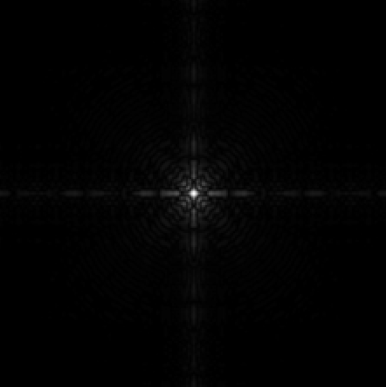
#> input picture Prácticas/Practica03/imagenes/ImagenFourier.png, 386 x 387 px, given in place of tungsten_2.jpg, which was not available
$ python Main.py
#> lines starting #> are read from the running program, lines starting #| are printed output that depends on the picture; pictures that were not available may be replaced by others from this repository, and a replacement may not be noted
### Prácticas/Practica03/src/Ejercicio1.py
"""
Módulo: Transformaciones y Ecualización de Histograma
Autor: Hermes Alberto Delgado Díaz
319258613

Descripción:
    Implementa diversas transformaciones de intensidad para imágenes en escala de grises,
    incluyendo negativo, logarítmica, exponencial, potencia y ecualización del histograma.

Dependencias:
    - numpy
    - matplotlib.pyplot
    - skimage.io
    - random
"""

import matplotlib.pyplot as plt
import numpy as np
from skimage import io
import random


def histograma(imagen: np.ndarray) -> dict:
    """
    Calcula el histograma de una imagen en escala de grises.

    El histograma representa la distribución de frecuencias de los niveles
    de intensidad (0-255) presentes en la imagen.

    Args:
        imagen (np.ndarray): Imagen en escala de grises como array de NumPy.
                            Puede ser de cualquier tipo numérico.

    Returns:
        dict: Diccionario donde las claves son niveles de intensidad (0-255)
              y los valores son la frecuencia (cantidad de píxeles) de cada nivel.
    """
    imagen256 = imagen.astype(np.uint8)

    histograma_dict = {i: 0 for i in range(256)}
    y, x = imagen.shape
    for j in range (0,y):
        for i in range(0,x):
            histograma_dict[imagen256[j][i]] += 1
    return histograma_dict

def mostrar_imagen_e_histograma(imagen: np.ndarray, hist_dict: dict, titulo: str = "Imagen"):
    """
    Visualiza una imagen junto con su histograma en una figura de dos paneles.

    Args:
        imagen (np.ndarray): Imagen en escala de grises a visualizar.
        hist_dict (dict): Diccionario con el histograma de la imagen.
        titulo (str, optional): Título general de la figura. Por defecto "Imagen".

    Returns:
        None: Muestra la figura usando matplotlib.pyplot.show()
    """

    fig, (ax1, ax2) = plt.subplots(1, 2, figsize=(12, 5))
    fig.suptitle(titulo, fontsize=14, fontweight='bold')

    ax1.imshow(imagen, cmap='gray')
    ax1.set_title('Imagen')
    ax1.axis('off')

    niveles = list(hist_dict.keys())
    frecuencias = list(hist_dict.values())
    ax2.bar(niveles, frecuencias, width=1, color='blue', alpha=0.7)
    ax2.set_title('Histograma')
    ax2.set_xlabel('Nivel de intensidad')
    ax2.set_ylabel('Frecuencia')
    ax2.grid(True, alpha=0.3)

    plt.tight_layout()
    plt.show()

def mostrar_comparacion_ecualizacion(imagen_original: np.ndarray, imagen_ecualizada: np.ndarray, hist_original: dict, hist_ecualizado: dict):
    """
    Visualiza la comparación entre una imagen original y su versión ecualizada.

    Crea una figura con 4 paneles que muestra:
    - Superior izquierda: Imagen original
    - Superior derecha: Histograma original
    - Inferior izquierda: Imagen ecualizada
    - Inferior derecha: Histograma ecualizado

    Args:
        imagen_original (np.ndarray): Imagen original en escala de grises.
        imagen_ecualizada (np.ndarray): Imagen después de ecualización.
        hist_original (dict): Histograma de la imagen original.
        hist_ecualizado (dict): Histograma de la imagen ecualizada.

    Returns:
        None: Muestra la figura comparativa.
    """

    fig, axes = plt.subplots(2, 2, figsize=(14, 10))
    fig.suptitle('Ecualización del Histograma', fontsize=16, fontweight='bold')

    # Imagen original
    axes[0, 0].imshow(imagen_original, cmap='gray')
    axes[0, 0].set_title('Imagen Original')
    axes[0, 0].axis('off')

    # Histograma original
    niveles_orig = list(hist_original.keys())
    frecuencias_orig = list(hist_original.values())
    axes[0, 1].bar(niveles_orig, frecuencias_orig, width=1, color='blue', alpha=0.7)
    axes[0, 1].set_title('Histograma Original')
    axes[0, 1].set_xlabel('Nivel de intensidad')
    axes[0, 1].set_ylabel('Frecuencia')
    axes[0, 1].grid(True, alpha=0.3)

    # Imagen ecualizada
    axes[1, 0].imshow(imagen_ecualizada, cmap='gray')
    axes[1, 0].set_title('Imagen Ecualizada')
    axes[1, 0].axis('off')

    # Histograma ecualizado
    niveles_ecua = list(hist_ecualizado.keys())
    frecuencias_ecua = list(hist_ecualizado.values())
    axes[1, 1].bar(niveles_ecua, frecuencias_ecua, width=1, color='green', alpha=0.7)
    axes[1, 1].set_title('Histograma Ecualizado')
    axes[1, 1].set_xlabel('Nivel de intensidad')
    axes[1, 1].set_ylabel('Frecuencia')
    axes[1, 1].grid(True, alpha=0.3)

    plt.tight_layout()
    plt.show()

def negativo(imagen: np.ndarray) -> np.ndarray:
    """
    Aplica transformación negativa a la imagen.

    Esta transformación invierte los niveles de intensidad, convirtiendo
    píxeles oscuros en claros y viceversa.

    Args:
        imagen (np.ndarray): Imagen en escala de grises (0-255).

    Returns:
        np.ndarray: Imagen negativa con tipo uint8.
    """

    imagen_negativo = np.zeros(imagen.shape, dtype=np.uint8)
    y,x = imagen_negativo.shape
    for j in range (0,y):
        for i in range(0,x):
            imagen_negativo[j][i] = 255 - imagen[j][i]
    return imagen_negativo

def logaritmica(imagen: np.ndarray) -> np.ndarray:
    """
    Aplica transformación logarítmica a la imagen.

    Fórmula: s = c * log(1 + r)
    donde:
    - r: intensidad original
    - s: intensidad transformada
    - c: constante de escalamiento = 255 / log(1 + max(r))

    Esta transformación expande los valores de intensidad bajos (oscuros)
    y comprime los valores altos (claros). Útil para mejorar detalles
    en regiones oscuras.

    Args:
        imagen (np.ndarray): Imagen en escala de grises.

    Returns:
        np.ndarray: Imagen transformada con tipo uint8.
    """

    imagen = imagen.astype(np.uint8)

    imagen_logaritmica = np.zeros(imagen.shape, dtype=np.float64)

    img_max = float(np.max(imagen))

    if img_max == 0:
        return imagen.copy()

    c = 255.0 / np.log(1.0 + img_max)

    y, x = imagen.shape
    for j in range(0, y):
        for i in range(0, x):
            imagen_logaritmica[j][i] = c * np.log(1.0 + float(imagen[j][i]))

    return imagen_logaritmica.astype(np.uint8)

def exponencial(imagen: np.ndarray) -> np.ndarray:
    """
    Aplica transformación exponencial a la imagen (inversa de logarítmica).

    Esta transformación comprime valores bajos y expande valores altos.
    Es la inversa de la transformación logarítmica.

    Args:
        imagen (np.ndarray): Imagen en escala de grises.

    Returns:
        np.ndarray: Imagen transformada con tipo uint8.
    """

    imagen_exponencial = np.zeros(imagen.shape, dtype=np.float32)

    imagen_norm = imagen / 255.0
    y, x = imagen.shape
    for j in range(0, y):
        for i in range(0, x):

            imagen_exponencial[j][i] = (np.exp(imagen_norm[j][i]) - 1) / (np.e - 1) * 255
    return imagen_exponencial.astype(np.uint8)

def potencia(imagen: np.ndarray, gamma: float, c: float = 1.0) -> np.ndarray:
    """
    Aplica transformación de potencia (ley gamma) a la imagen.

    El parámetro gamma controla el comportamiento:
    - gamma < 1: Aclara la imagen, expande tonos oscuros
    - gamma = 1: No hay cambio (transformación identidad)
    - gamma > 1: Oscurece la imagen, comprime tonos oscuros

    Args:
        imagen (np.ndarray): Imagen en escala de grises.
        gamma (float): Exponente gamma. Valores típicos: 0.3-3.0
        c (float, optional): Constante de escalamiento. Por defecto 1.0

    Returns:
        np.ndarray: Imagen transformada con tipo uint8.
    """

    imagen_potencia = np.zeros(imagen.shape, dtype=np.float32)

    imagen_norm = imagen / 255.0
    y, x = imagen.shape
    for j in range(0, y):
        for i in range(0, x):

            imagen_potencia[j][i] = c * np.power(imagen_norm[j][i], gamma) * 255
    return imagen_potencia.astype(np.uint8)

def ecualizar_histograma(imagen: np.ndarray) -> np.ndarray:
    """
    Ecualiza el histograma de una imagen para mejorar el contraste.

    La ecualización redistribuye las intensidades para que el histograma
    sea aproximadamente uniforme, utilizando la función de distribución
    acumulativa (CDF) como función de transformación.

    Proceso:
    1. Calcular histograma normalizado (probabilidades)
    2. Calcular CDF (suma acumulativa de probabilidades)
    3. Escalar CDF al rango [0, 255]
    4. Mapear cada píxel usando CDF como tabla de lookup

    Args:
        imagen (np.ndarray): Imagen en escala de grises.

    Returns:
        np.ndarray: Imagen con histograma ecualizado (uint8).
    """

    imagen = imagen.astype(np.uint8)
    y, x = imagen.shape
    total_pixeles = y * x

    hist_dict = histograma(imagen)

    histo = np.array([hist_dict[i] for i in range(256)])
    # Calcular probabilidades
    probabilidad = histo / total_pixeles

    # Calcular CDF (Cumulative Distribution Function - suma acumulativa)
    cdf = np.cumsum(probabilidad)

    # Escalar CDF a rango [0, 255]
    cdf_escalado = (cdf * 255).astype(np.uint8)

    # Mapear cada pixel usando el CDF como tabla de lookup
    imagen_ecualizada = cdf_escalado[imagen]

    return imagen_ecualizada

def inicia_Ejercicio1():
    """
    Función principal que demuestra todas las transformaciones de imagen.

    Esta función:
    1. Selecciona aleatoriamente una imagen de un conjunto predefinido
    2. Muestra información sobre el rango y tipo de datos
    3. Aplica diversas transformaciones de intensidad
    4. Visualiza cada transformación con su histograma

    Transformaciones aplicadas:
    - Negativo (inversión de intensidades)
    - Logarítmica (expande oscuros)
    - Exponencial (expande claros)
    - Potencia con gamma=0.4 (aclara)
    - Potencia con gamma=2.5 (oscurece)
    - Ecualización de histograma (mejora contraste)

    Returns:
        None: Genera múltiples visualizaciones usando matplotlib.
    """

    rutas = [
        "../imagenes/lena.tiff",
        "../imagenes/mamografia.tiff",
        "../imagenes/brain.tiff",
        "../imagenes/granos.png",
        "../imagenes/resonancia.tiff",
        "../imagenes/tungsten_1.jpg",
        "../imagenes/tungsten_2.jpg"
    ]
    print("Iniciando Ejercicio 1: Transformaciones y Ecualización de Histograma")

    ruta_imagen = random.choice(rutas)
    print(f"\nImagen seleccionada: {ruta_imagen}")

    imagen = io.imread(ruta_imagen)
    hist_dict = histograma(imagen)

    # Transformación negativa
    imagen_negativo = negativo(imagen)
    hist_dict_negativo = histograma(imagen_negativo)

    # Transformación logarítmica
    imagen_logaritmica = logaritmica(imagen)
    hist_dict_logaritmica = histograma(imagen_logaritmica)

    # Transformación exponencial
    imagen_exponencial = exponencial(imagen)
    hist_dict_exponencial = histograma(imagen_exponencial)

    # Transformación de potencia con gamma < 1 (aclara)
    imagen_gamma_menor = potencia(imagen, gamma=0.4)
    hist_dict_gamma_menor = histograma(imagen_gamma_menor)

    # Transformación de potencia con gamma > 1 (oscurece)
    imagen_gamma_mayor = potencia(imagen, gamma=2.5)
    hist_dict_gamma_mayor = histograma(imagen_gamma_mayor)

    imagen_ecualizada = ecualizar_histograma(imagen)
    hist_dict_ecualizada = histograma(imagen_ecualizada)
    # Mostrar todas las transformaciones
    mostrar_imagen_e_histograma(imagen, hist_dict, "Original")
    mostrar_imagen_e_histograma(imagen_negativo, hist_dict_negativo, "Negativo")
    mostrar_imagen_e_histograma(imagen_logaritmica, hist_dict_logaritmica, "Logarítmica")
    mostrar_imagen_e_histograma(imagen_exponencial, hist_dict_exponencial, "Exponencial")
    mostrar_imagen_e_histograma(imagen_gamma_menor, hist_dict_gamma_menor, "Potencia gamma=0.4 (aclara)")
    mostrar_imagen_e_histograma(imagen_gamma_mayor, hist_dict_gamma_mayor, "Potencia gamma=2.5 (oscurece)")
    mostrar_imagen_e_histograma(imagen_ecualizada, hist_dict_ecualizada, "Ecualización del Histograma")
    mostrar_comparacion_ecualizacion(imagen, imagen_ecualizada, hist_dict, hist_dict_ecualizada)

### Prácticas/Practica03/src/Main.py
"""
Main.py
Práctica 3 -
Hermes Alberto Delgado Díaz
319258613

Descripción:
    Programa principal que despliega un menú interactivo para ejecutar
    diferentes ejercicios de la Práctica 3. Cada ejercicio está implementado
    en un módulo separado:

        1. Ejercicio 1 (Transfomaciones)
        2. Ejercicio 2 (Filtros y detección de bordes)

    El menú se repite en un ciclo hasta que el usuario decida salir.
"""
import os
import sys
import Ejercicio1
import Ejercicio2

def limpiarPantalla():
    """
    Limpia la pantalla de la terminal.

    En Windows utiliza el comando 'cls'.
    En Linux/Mac utiliza el comando 'clear'.
    """
    os.system("cls" if os.name == "nt" else "clear")

def pausar():
    """
    Pausa la ejecución hasta que el usuario presione ENTER.
    Sirve para que el usuario pueda ver los resultados antes
    de volver al menú.
    """
    input("\nPresiona ENTER para continuar...")

def menu():
    """
    Muestra el menú principal con las opciones de la práctica.
    """
    print("=" * 50)
    print("        PRÁCTICA 3 — MENÚ DE EJERCICIOS")
    print("=" * 50)
    print("1. Ejercicio 1 (Transformaciones)")
    print("2. Ejercicio 2 (Filtros y detección de bordes)")
    print("0. Salir")
    print("-" * 50)

def ejecutarOpcion(opcion):
    """
    Ejecuta el ejercicio seleccionado por el usuario.

    Parámetros
    ----------
    opcion : str
        Cadena que representa la opción elegida en el menú.

    Acciones
    --------
    - "1": Llama a Ejercicio1.iniciaProblema()
    - "2": Llama a Ejercicio2.iniciaProblema()
    - "0": Finaliza el programa
    """
    if opcion == "1":
        Ejercicio1.inicia_Ejercicio1()
    elif opcion == "2":
        Ejercicio2.inicia_Ejercicio2()
    elif opcion == "0":
        print("\nSaliendo... ¡Gracias!")
        sys.exit(0)
    else:
        print("Opción no válida.")
if __name__ == "__main__":
    # Ciclo principal del programa: se repite hasta que el usuario elija salir.
    while True:
        limpiarPantalla()
        menu()
        opcion = input("Elige una opción: ").strip()
#> the answer given: 1
        limpiarPantalla()
        try:
            ejecutarOpcion(opcion)
#> in inicia_Ejercicio1, imagen is the input picture: shape (387, 386); min 0, max 254, mean 2.1
#> in inicia_Ejercicio1, `hist_dict = histograma(imagen)`: hist_dict = 256 items
#> after the loop in negativo, `for j in range (0,y):`:
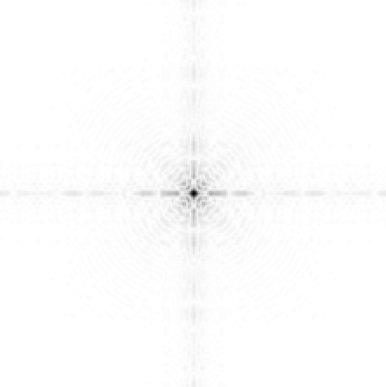
#> imagen_negativo: shape (387, 386); min 1, max 255, mean 252.9
#> in logaritmica, `img_max = float(np.max(imagen))`: img_max = 254
#> in logaritmica, `c = 255.0 / np.log(1.0 + img_max)`: c = 46.02
#> after the loop in logaritmica, `for j in range(0, y):`:
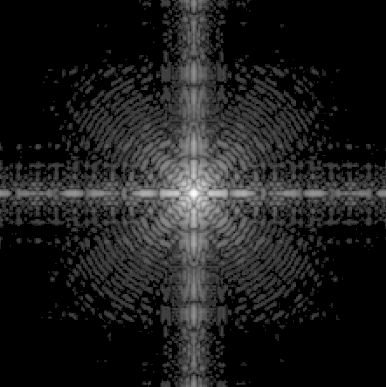
#> imagen_logaritmica: shape (387, 386) float64; min 0, max 255, mean 29.3
#> in inicia_Ejercicio1, `hist_dict_logaritmica = histograma(imagen_logaritmica)`: hist_dict_logaritmica = 256 items
#> after the loop in potencia, `for j in range(0, y):`:
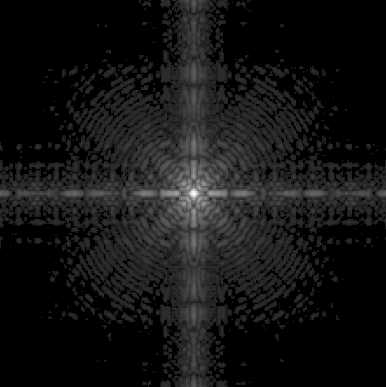
#> imagen_potencia: shape (387, 386) float32; min 0, max 254.6, mean 20.4
#> in ecualizar_histograma, `histo = np.array([hist_dict[i] for i in range(256)])`: histo = 256 values, max 82909 at index 0, min 0 at index 86, mean 583.5
#> in ecualizar_histograma, `probabilidad = histo / total_pixeles`: probabilidad = 256 values, max 0.555 at index 0, min 0 at index 86, mean 0.00391
#> in ecualizar_histograma, `cdf = np.cumsum(probabilidad)`: cdf = 256 values from 0.555 to 1
#> in ecualizar_histograma, `cdf_escalado = (cdf * 255).astype(np.uint8)`: cdf_escalado = 256 values from 141 to 255
#> in ecualizar_histograma, `imagen_ecualizada = cdf_escalado[imagen]`:
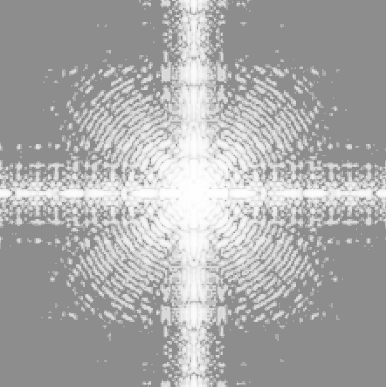
#> imagen_ecualizada: shape (387, 386); min 141, max 255, mean 170.3
#> in inicia_Ejercicio1, `hist_dict_ecualizada = histograma(imagen_ecualizada)`: hist_dict_ecualizada = 256 items
#> in mostrar_imagen_e_histograma, `niveles = list(hist_dict.keys())`: niveles = 256 values from 0 to 255
#> in mostrar_imagen_e_histograma, `frecuencias = list(hist_dict.values())`: frecuencias has the same summary as histo in ecualizar_histograma
#> in mostrar_imagen_e_histograma (call 5), `frecuencias = list(hist_dict.values())`: frecuencias = 256 values, max 82909 at index 0, min 0 at index 1, mean 583.5
#> in mostrar_imagen_e_histograma (call 5), `plt.show()`:
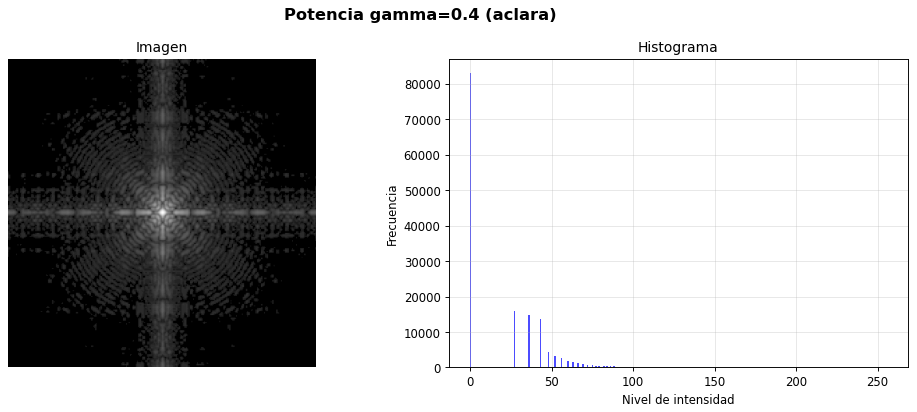
#> figure drawn by matplotlib, 2 panels; panel 2: tallest bar 82909 high, from x = -0.5 to 0.5
#> in mostrar_imagen_e_histograma (call 7), `frecuencias = list(hist_dict.values())`: frecuencias = 256 values, max 82909 at index 141, min 0 at index 0, mean 583.5
#> in mostrar_imagen_e_histograma (call 7), `plt.show()`:
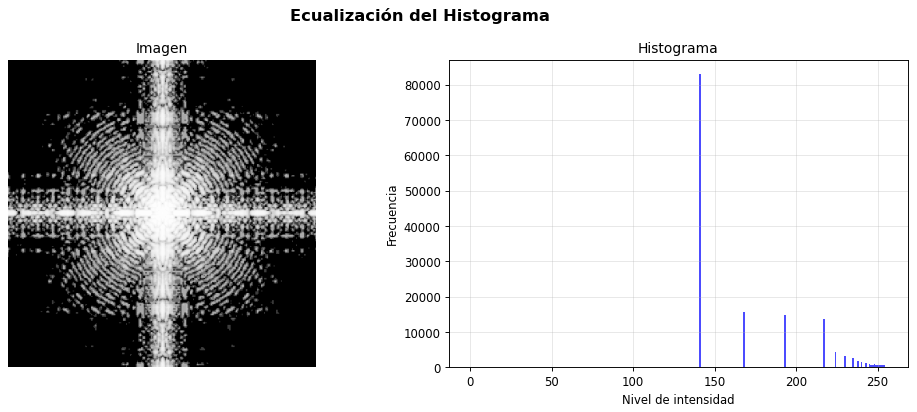
#> figure drawn by matplotlib, 2 panels; panel 2: tallest bar 82909 high, from x = 140.5 to 141.5
#> in mostrar_comparacion_ecualizacion, `niveles_orig = list(hist_original.keys())`: niveles_orig = 256 values from 0 to 255
#> in mostrar_comparacion_ecualizacion, `frecuencias_orig = list(hist_original.values())`: frecuencias_orig has the same summary as histo in ecualizar_histograma
#> in mostrar_comparacion_ecualizacion, `frecuencias_ecua = list(hist_ecualizado.values())`: frecuencias_ecua has the same summary as frecuencias in mostrar_imagen_e_histograma
#> in mostrar_comparacion_ecualizacion, `plt.show()`:
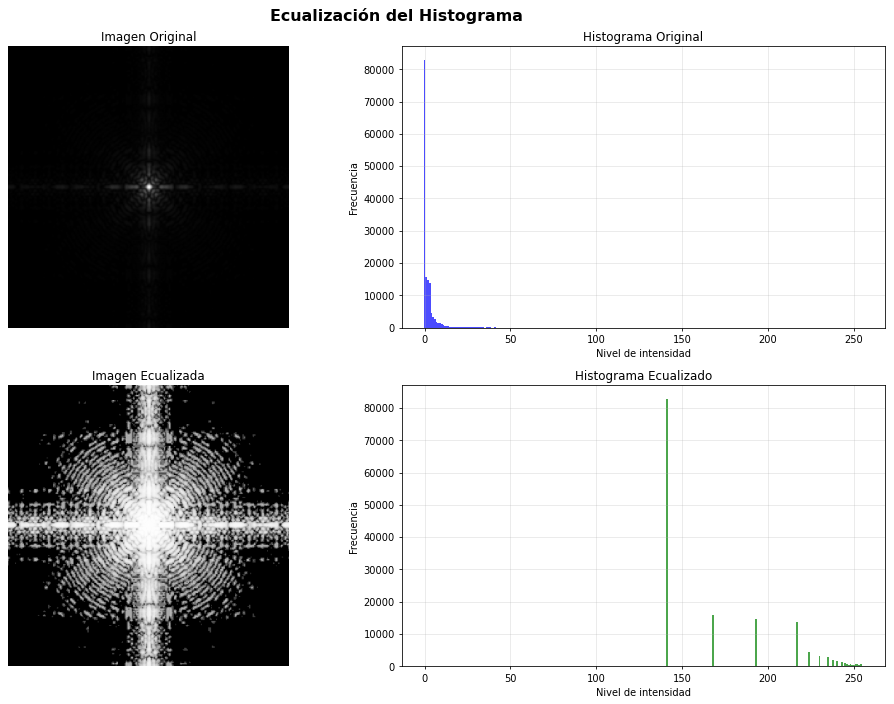
#> figure drawn by matplotlib, 4 panels; panel 2: tallest bar 82909 high, from x = -0.5 to 0.5; panel 4: tallest bar 82909 high, from x = 140.5 to 141.5
        except Exception as e:
            print(f"Ocurrió un error al ejecutar la opción {opcion}: {e}")
        finally:
#> (the run stopped early here; a loop or call above may not have finished)
